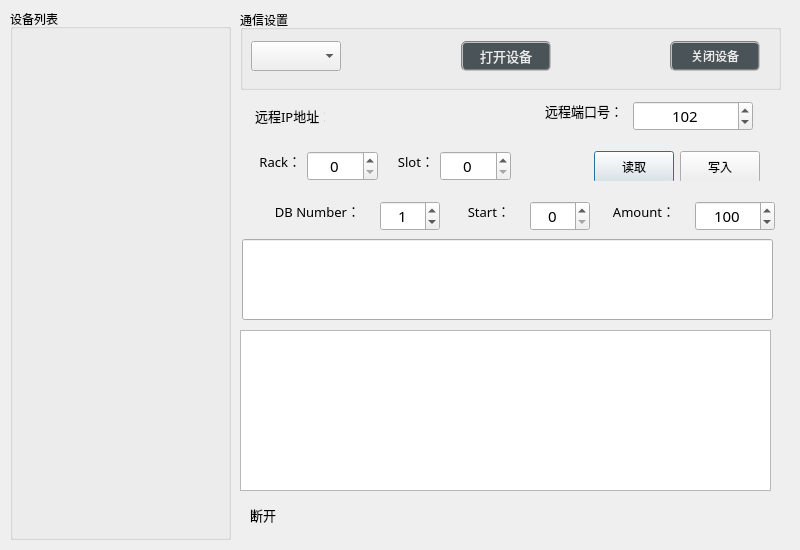
<?xml version="1.0" encoding="UTF-8"?>
<ui version="4.0">
 <class>FramCommunicateDeviceClass</class>
 <widget class="QDialog" name="FramCommunicateDeviceClass">
  <property name="geometry">
   <rect>
    <x>0</x>
    <y>0</y>
    <width>800</width>
    <height>550</height>
   </rect>
  </property>
  <property name="minimumSize">
   <size>
    <width>800</width>
    <height>550</height>
   </size>
  </property>
  <property name="maximumSize">
   <size>
    <width>800</width>
    <height>550</height>
   </size>
  </property>
  <property name="windowTitle">
   <string>FramCommunicateDevice</string>
  </property>
  <widget class="QStackedWidget" name="widgetChange">
   <property name="geometry">
    <rect>
     <x>240</x>
     <y>80</y>
     <width>561</width>
     <height>461</height>
    </rect>
   </property>
   <property name="currentIndex">
    <number>0</number>
   </property>
   <widget class="QWidget" name="page">
    <widget class="QLabel" name="lbl_state_2">
     <property name="geometry">
      <rect>
       <x>10</x>
       <y>420</y>
       <width>70</width>
       <height>30</height>
      </rect>
     </property>
     <property name="sizePolicy">
      <sizepolicy hsizetype="Fixed" vsizetype="Preferred">
       <horstretch>0</horstretch>
       <verstretch>0</verstretch>
      </sizepolicy>
     </property>
     <property name="minimumSize">
      <size>
       <width>70</width>
       <height>30</height>
      </size>
     </property>
     <property name="maximumSize">
      <size>
       <width>70</width>
       <height>30</height>
      </size>
     </property>
     <property name="font">
      <font>
       <family>微软雅黑</family>
       <pointsize>10</pointsize>
      </font>
     </property>
     <property name="styleSheet">
      <string notr="true">color: rgb(0, 0, 0);
background-color: rgba(0, 0, 0, 0);
border:none;</string>
     </property>
     <property name="text">
      <string>断开</string>
     </property>
    </widget>
    <widget class="QWidget" name="horizontalLayoutWidget_3">
     <property name="geometry">
      <rect>
       <x>0</x>
       <y>10</y>
       <width>531</width>
       <height>41</height>
      </rect>
     </property>
     <layout class="QHBoxLayout" name="horizontalLayout_3">
      <item>
       <widget class="QLabel" name="lbl_ip_3">
        <property name="sizePolicy">
         <sizepolicy hsizetype="Fixed" vsizetype="Preferred">
          <horstretch>0</horstretch>
          <verstretch>0</verstretch>
         </sizepolicy>
        </property>
        <property name="minimumSize">
         <size>
          <width>70</width>
          <height>30</height>
         </size>
        </property>
        <property name="maximumSize">
         <size>
          <width>70</width>
          <height>30</height>
         </size>
        </property>
        <property name="font">
         <font>
          <family>微软雅黑</family>
          <pointsize>10</pointsize>
         </font>
        </property>
        <property name="styleSheet">
         <string notr="true">color: rgb(0, 0, 0);
background-color: rgba(0, 0, 0, 0);
border:none;</string>
        </property>
        <property name="text">
         <string>远程IP地址：</string>
        </property>
       </widget>
      </item>
      <item>
       <widget class="IPAddress" name="S7ClientIPAddress" native="true">
        <property name="sizePolicy">
         <sizepolicy hsizetype="Fixed" vsizetype="Fixed">
          <horstretch>0</horstretch>
          <verstretch>0</verstretch>
         </sizepolicy>
        </property>
        <property name="minimumSize">
         <size>
          <width>200</width>
          <height>30</height>
         </size>
        </property>
        <property name="maximumSize">
         <size>
          <width>200</width>
          <height>30</height>
         </size>
        </property>
        <property name="font">
         <font>
          <family>微软雅黑</family>
          <pointsize>10</pointsize>
         </font>
        </property>
        <property name="styleSheet">
         <string notr="true">background-color: rgb(239, 239, 239);</string>
        </property>
       </widget>
      </item>
      <item>
       <widget class="QLabel" name="lbl_port_3">
        <property name="sizePolicy">
         <sizepolicy hsizetype="Fixed" vsizetype="Preferred">
          <horstretch>0</horstretch>
          <verstretch>0</verstretch>
         </sizepolicy>
        </property>
        <property name="minimumSize">
         <size>
          <width>70</width>
          <height>0</height>
         </size>
        </property>
        <property name="font">
         <font>
          <family>微软雅黑</family>
          <pointsize>10</pointsize>
         </font>
        </property>
        <property name="styleSheet">
         <string notr="true">background-color: rgba(0, 0, 0, 0);
color: rgb(0, 0, 0);
border:none;</string>
        </property>
        <property name="text">
         <string>远程端口号：</string>
        </property>
       </widget>
      </item>
      <item>
       <widget class="QSpinBox" name="spinS7ClientPort">
        <property name="minimumSize">
         <size>
          <width>120</width>
          <height>30</height>
         </size>
        </property>
        <property name="maximumSize">
         <size>
          <width>120</width>
          <height>30</height>
         </size>
        </property>
        <property name="font">
         <font>
          <family>微软雅黑</family>
          <pointsize>11</pointsize>
         </font>
        </property>
        <property name="styleSheet">
         <string notr="true"/>
        </property>
        <property name="alignment">
         <set>Qt::AlignCenter</set>
        </property>
        <property name="minimum">
         <number>0</number>
        </property>
        <property name="maximum">
         <number>65535</number>
        </property>
        <property name="value">
         <number>102</number>
        </property>
        <property name="displayIntegerBase">
         <number>10</number>
        </property>
       </widget>
      </item>
     </layout>
    </widget>
    <widget class="QListView" name="listViewClient">
     <property name="enabled">
      <bool>true</bool>
     </property>
     <property name="geometry">
      <rect>
       <x>0</x>
       <y>250</y>
       <width>531</width>
       <height>161</height>
      </rect>
     </property>
     <property name="sizePolicy">
      <sizepolicy hsizetype="Expanding" vsizetype="Expanding">
       <horstretch>0</horstretch>
       <verstretch>0</verstretch>
      </sizepolicy>
     </property>
     <property name="font">
      <font>
       <pointsize>9</pointsize>
      </font>
     </property>
     <property name="styleSheet">
      <string notr="true"/>
     </property>
     <property name="batchSize">
      <number>100</number>
     </property>
    </widget>
    <widget class="QWidget" name="horizontalLayoutWidget_4">
     <property name="geometry">
      <rect>
       <x>0</x>
       <y>60</y>
       <width>531</width>
       <height>41</height>
      </rect>
     </property>
     <layout class="QHBoxLayout" name="horizontalLayout_4">
      <item>
       <widget class="QLabel" name="labelRack">
        <property name="sizePolicy">
         <sizepolicy hsizetype="Fixed" vsizetype="Preferred">
          <horstretch>0</horstretch>
          <verstretch>0</verstretch>
         </sizepolicy>
        </property>
        <property name="minimumSize">
         <size>
          <width>50</width>
          <height>0</height>
         </size>
        </property>
        <property name="maximumSize">
         <size>
          <width>50</width>
          <height>16777215</height>
         </size>
        </property>
        <property name="font">
         <font>
          <family>微软雅黑</family>
          <pointsize>10</pointsize>
         </font>
        </property>
        <property name="styleSheet">
         <string notr="true">background-color: rgba(0, 0, 0, 0);
color: rgb(0, 0, 0);
border:none;</string>
        </property>
        <property name="text">
         <string>Rack：</string>
        </property>
        <property name="alignment">
         <set>Qt::AlignRight|Qt::AlignTrailing|Qt::AlignVCenter</set>
        </property>
       </widget>
      </item>
      <item>
       <widget class="QSpinBox" name="spinS7Rack">
        <property name="minimumSize">
         <size>
          <width>60</width>
          <height>30</height>
         </size>
        </property>
        <property name="maximumSize">
         <size>
          <width>100</width>
          <height>30</height>
         </size>
        </property>
        <property name="font">
         <font>
          <family>微软雅黑</family>
          <pointsize>11</pointsize>
         </font>
        </property>
        <property name="styleSheet">
         <string notr="true"/>
        </property>
        <property name="alignment">
         <set>Qt::AlignCenter</set>
        </property>
        <property name="minimum">
         <number>0</number>
        </property>
        <property name="maximum">
         <number>65535</number>
        </property>
        <property name="value">
         <number>0</number>
        </property>
        <property name="displayIntegerBase">
         <number>10</number>
        </property>
       </widget>
      </item>
      <item>
       <widget class="QLabel" name="labelSlot">
        <property name="sizePolicy">
         <sizepolicy hsizetype="Fixed" vsizetype="Preferred">
          <horstretch>0</horstretch>
          <verstretch>0</verstretch>
         </sizepolicy>
        </property>
        <property name="minimumSize">
         <size>
          <width>50</width>
          <height>0</height>
         </size>
        </property>
        <property name="maximumSize">
         <size>
          <width>50</width>
          <height>16777215</height>
         </size>
        </property>
        <property name="font">
         <font>
          <family>微软雅黑</family>
          <pointsize>10</pointsize>
         </font>
        </property>
        <property name="styleSheet">
         <string notr="true">background-color: rgba(0, 0, 0, 0);
color: rgb(0, 0, 0);
border:none;</string>
        </property>
        <property name="text">
         <string>Slot：</string>
        </property>
        <property name="alignment">
         <set>Qt::AlignRight|Qt::AlignTrailing|Qt::AlignVCenter</set>
        </property>
       </widget>
      </item>
      <item>
       <widget class="QSpinBox" name="spinS7Slot">
        <property name="minimumSize">
         <size>
          <width>60</width>
          <height>30</height>
         </size>
        </property>
        <property name="maximumSize">
         <size>
          <width>100</width>
          <height>30</height>
         </size>
        </property>
        <property name="font">
         <font>
          <family>微软雅黑</family>
          <pointsize>11</pointsize>
         </font>
        </property>
        <property name="styleSheet">
         <string notr="true"/>
        </property>
        <property name="alignment">
         <set>Qt::AlignCenter</set>
        </property>
        <property name="minimum">
         <number>0</number>
        </property>
        <property name="maximum">
         <number>65535</number>
        </property>
        <property name="value">
         <number>0</number>
        </property>
        <property name="displayIntegerBase">
         <number>10</number>
        </property>
       </widget>
      </item>
      <item>
       <spacer name="horizontalSpacer_4">
        <property name="orientation">
         <enum>Qt::Horizontal</enum>
        </property>
        <property name="sizeHint" stdset="0">
         <size>
          <width>40</width>
          <height>20</height>
         </size>
        </property>
       </spacer>
      </item>
      <item>
       <widget class="QPushButton" name="pushButtonClientRead">
        <property name="minimumSize">
         <size>
          <width>0</width>
          <height>32</height>
         </size>
        </property>
        <property name="text">
         <string>读取</string>
        </property>
       </widget>
      </item>
      <item>
       <widget class="QPushButton" name="pushButtonClientWrite">
        <property name="minimumSize">
         <size>
          <width>0</width>
          <height>32</height>
         </size>
        </property>
        <property name="text">
         <string>写入</string>
        </property>
       </widget>
      </item>
     </layout>
    </widget>
    <widget class="QWidget" name="horizontalLayoutWidget_5">
     <property name="geometry">
      <rect>
       <x>0</x>
       <y>110</y>
       <width>564</width>
       <height>42</height>
      </rect>
     </property>
     <layout class="QHBoxLayout" name="horizontalLayout_5">
      <item>
       <widget class="QLabel" name="labelDBNumber">
        <property name="sizePolicy">
         <sizepolicy hsizetype="Fixed" vsizetype="Preferred">
          <horstretch>0</horstretch>
          <verstretch>0</verstretch>
         </sizepolicy>
        </property>
        <property name="minimumSize">
         <size>
          <width>95</width>
          <height>0</height>
         </size>
        </property>
        <property name="maximumSize">
         <size>
          <width>50</width>
          <height>16777215</height>
         </size>
        </property>
        <property name="font">
         <font>
          <family>微软雅黑</family>
          <pointsize>10</pointsize>
         </font>
        </property>
        <property name="styleSheet">
         <string notr="true">background-color: rgba(0, 0, 0, 0);
color: rgb(0, 0, 0);
border:none;</string>
        </property>
        <property name="frameShape">
         <enum>QFrame::NoFrame</enum>
        </property>
        <property name="text">
         <string>DB Number：</string>
        </property>
        <property name="alignment">
         <set>Qt::AlignRight|Qt::AlignTrailing|Qt::AlignVCenter</set>
        </property>
       </widget>
      </item>
      <item>
       <widget class="QSpinBox" name="spinS7DBNumber">
        <property name="minimumSize">
         <size>
          <width>40</width>
          <height>30</height>
         </size>
        </property>
        <property name="maximumSize">
         <size>
          <width>60</width>
          <height>30</height>
         </size>
        </property>
        <property name="font">
         <font>
          <family>微软雅黑</family>
          <pointsize>11</pointsize>
         </font>
        </property>
        <property name="styleSheet">
         <string notr="true"/>
        </property>
        <property name="alignment">
         <set>Qt::AlignCenter</set>
        </property>
        <property name="minimum">
         <number>0</number>
        </property>
        <property name="maximum">
         <number>65535</number>
        </property>
        <property name="value">
         <number>1</number>
        </property>
        <property name="displayIntegerBase">
         <number>10</number>
        </property>
       </widget>
      </item>
      <item>
       <widget class="QLabel" name="labelRack_3">
        <property name="sizePolicy">
         <sizepolicy hsizetype="Fixed" vsizetype="Preferred">
          <horstretch>0</horstretch>
          <verstretch>0</verstretch>
         </sizepolicy>
        </property>
        <property name="minimumSize">
         <size>
          <width>50</width>
          <height>0</height>
         </size>
        </property>
        <property name="maximumSize">
         <size>
          <width>50</width>
          <height>16777215</height>
         </size>
        </property>
        <property name="font">
         <font>
          <family>微软雅黑</family>
          <pointsize>10</pointsize>
         </font>
        </property>
        <property name="styleSheet">
         <string notr="true">background-color: rgba(0, 0, 0, 0);
color: rgb(0, 0, 0);
border:none;</string>
        </property>
        <property name="text">
         <string>Start：</string>
        </property>
        <property name="alignment">
         <set>Qt::AlignRight|Qt::AlignTrailing|Qt::AlignVCenter</set>
        </property>
       </widget>
      </item>
      <item>
       <widget class="QSpinBox" name="spinS7Start">
        <property name="minimumSize">
         <size>
          <width>60</width>
          <height>30</height>
         </size>
        </property>
        <property name="maximumSize">
         <size>
          <width>60</width>
          <height>30</height>
         </size>
        </property>
        <property name="font">
         <font>
          <family>微软雅黑</family>
          <pointsize>11</pointsize>
         </font>
        </property>
        <property name="styleSheet">
         <string notr="true"/>
        </property>
        <property name="alignment">
         <set>Qt::AlignCenter</set>
        </property>
        <property name="minimum">
         <number>0</number>
        </property>
        <property name="maximum">
         <number>65535</number>
        </property>
        <property name="value">
         <number>0</number>
        </property>
        <property name="displayIntegerBase">
         <number>10</number>
        </property>
       </widget>
      </item>
      <item>
       <widget class="QLabel" name="labelRack_4">
        <property name="sizePolicy">
         <sizepolicy hsizetype="Fixed" vsizetype="Preferred">
          <horstretch>0</horstretch>
          <verstretch>0</verstretch>
         </sizepolicy>
        </property>
        <property name="minimumSize">
         <size>
          <width>65</width>
          <height>0</height>
         </size>
        </property>
        <property name="maximumSize">
         <size>
          <width>50</width>
          <height>16777215</height>
         </size>
        </property>
        <property name="font">
         <font>
          <family>微软雅黑</family>
          <pointsize>10</pointsize>
         </font>
        </property>
        <property name="styleSheet">
         <string notr="true">background-color: rgba(0, 0, 0, 0);
color: rgb(0, 0, 0);
border:none;</string>
        </property>
        <property name="text">
         <string>Amount：</string>
        </property>
        <property name="alignment">
         <set>Qt::AlignRight|Qt::AlignTrailing|Qt::AlignVCenter</set>
        </property>
       </widget>
      </item>
      <item>
       <widget class="QSpinBox" name="spinS7Size">
        <property name="minimumSize">
         <size>
          <width>60</width>
          <height>30</height>
         </size>
        </property>
        <property name="maximumSize">
         <size>
          <width>80</width>
          <height>30</height>
         </size>
        </property>
        <property name="font">
         <font>
          <family>微软雅黑</family>
          <pointsize>11</pointsize>
         </font>
        </property>
        <property name="styleSheet">
         <string notr="true"/>
        </property>
        <property name="alignment">
         <set>Qt::AlignCenter</set>
        </property>
        <property name="minimum">
         <number>0</number>
        </property>
        <property name="maximum">
         <number>65535</number>
        </property>
        <property name="value">
         <number>100</number>
        </property>
        <property name="displayIntegerBase">
         <number>10</number>
        </property>
       </widget>
      </item>
     </layout>
    </widget>
    <widget class="QLineEdit" name="lineEditS7WriteData">
     <property name="geometry">
      <rect>
       <x>2</x>
       <y>159</y>
       <width>531</width>
       <height>81</height>
      </rect>
     </property>
    </widget>
   </widget>
   <widget class="QWidget" name="widgetS7">
    <widget class="QListView" name="listView">
     <property name="enabled">
      <bool>true</bool>
     </property>
     <property name="geometry">
      <rect>
       <x>0</x>
       <y>60</y>
       <width>531</width>
       <height>351</height>
      </rect>
     </property>
     <property name="sizePolicy">
      <sizepolicy hsizetype="Expanding" vsizetype="Expanding">
       <horstretch>0</horstretch>
       <verstretch>0</verstretch>
      </sizepolicy>
     </property>
     <property name="font">
      <font>
       <pointsize>9</pointsize>
      </font>
     </property>
     <property name="styleSheet">
      <string notr="true"/>
     </property>
     <property name="batchSize">
      <number>100</number>
     </property>
    </widget>
    <widget class="QLabel" name="lbl_state">
     <property name="geometry">
      <rect>
       <x>10</x>
       <y>420</y>
       <width>70</width>
       <height>30</height>
      </rect>
     </property>
     <property name="sizePolicy">
      <sizepolicy hsizetype="Fixed" vsizetype="Preferred">
       <horstretch>0</horstretch>
       <verstretch>0</verstretch>
      </sizepolicy>
     </property>
     <property name="minimumSize">
      <size>
       <width>70</width>
       <height>30</height>
      </size>
     </property>
     <property name="maximumSize">
      <size>
       <width>70</width>
       <height>30</height>
      </size>
     </property>
     <property name="font">
      <font>
       <family>微软雅黑</family>
       <pointsize>10</pointsize>
      </font>
     </property>
     <property name="styleSheet">
      <string notr="true">color: rgb(0, 0, 0);
background-color: rgba(0, 0, 0, 0);
border:none;</string>
     </property>
     <property name="text">
      <string>断开</string>
     </property>
    </widget>
    <widget class="QLabel" name="labelClientCountValue">
     <property name="geometry">
      <rect>
       <x>100</x>
       <y>420</y>
       <width>70</width>
       <height>30</height>
      </rect>
     </property>
     <property name="sizePolicy">
      <sizepolicy hsizetype="Fixed" vsizetype="Preferred">
       <horstretch>0</horstretch>
       <verstretch>0</verstretch>
      </sizepolicy>
     </property>
     <property name="minimumSize">
      <size>
       <width>70</width>
       <height>30</height>
      </size>
     </property>
     <property name="maximumSize">
      <size>
       <width>70</width>
       <height>30</height>
      </size>
     </property>
     <property name="font">
      <font>
       <family>微软雅黑</family>
       <pointsize>10</pointsize>
      </font>
     </property>
     <property name="styleSheet">
      <string notr="true">color: rgb(0, 0, 0);
background-color: rgba(0, 0, 0, 0);
border:none;</string>
     </property>
     <property name="text">
      <string>客户端：0</string>
     </property>
    </widget>
    <widget class="QPushButton" name="pushButtonUpdateDB1">
     <property name="geometry">
      <rect>
       <x>320</x>
       <y>420</y>
       <width>75</width>
       <height>31</height>
      </rect>
     </property>
     <property name="text">
      <string>更新DB1</string>
     </property>
    </widget>
    <widget class="QWidget" name="horizontalLayoutWidget_2">
     <property name="geometry">
      <rect>
       <x>0</x>
       <y>10</y>
       <width>531</width>
       <height>41</height>
      </rect>
     </property>
     <layout class="QHBoxLayout" name="horizontalLayout_2">
      <item>
       <widget class="QLabel" name="lbl_ip_2">
        <property name="sizePolicy">
         <sizepolicy hsizetype="Fixed" vsizetype="Preferred">
          <horstretch>0</horstretch>
          <verstretch>0</verstretch>
         </sizepolicy>
        </property>
        <property name="minimumSize">
         <size>
          <width>70</width>
          <height>30</height>
         </size>
        </property>
        <property name="maximumSize">
         <size>
          <width>70</width>
          <height>30</height>
         </size>
        </property>
        <property name="font">
         <font>
          <family>微软雅黑</family>
          <pointsize>10</pointsize>
         </font>
        </property>
        <property name="styleSheet">
         <string notr="true">color: rgb(0, 0, 0);
background-color: rgba(0, 0, 0, 0);
border:none;</string>
        </property>
        <property name="text">
         <string>本地IP地址：</string>
        </property>
       </widget>
      </item>
      <item>
       <widget class="IPAddress" name="S7IPAddress" native="true">
        <property name="sizePolicy">
         <sizepolicy hsizetype="Fixed" vsizetype="Fixed">
          <horstretch>0</horstretch>
          <verstretch>0</verstretch>
         </sizepolicy>
        </property>
        <property name="minimumSize">
         <size>
          <width>200</width>
          <height>30</height>
         </size>
        </property>
        <property name="maximumSize">
         <size>
          <width>200</width>
          <height>30</height>
         </size>
        </property>
        <property name="font">
         <font>
          <family>微软雅黑</family>
          <pointsize>10</pointsize>
         </font>
        </property>
        <property name="styleSheet">
         <string notr="true">background-color: rgb(239, 239, 239);</string>
        </property>
       </widget>
      </item>
      <item>
       <widget class="QLabel" name="lbl_port_2">
        <property name="sizePolicy">
         <sizepolicy hsizetype="Fixed" vsizetype="Preferred">
          <horstretch>0</horstretch>
          <verstretch>0</verstretch>
         </sizepolicy>
        </property>
        <property name="minimumSize">
         <size>
          <width>70</width>
          <height>0</height>
         </size>
        </property>
        <property name="font">
         <font>
          <family>微软雅黑</family>
          <pointsize>10</pointsize>
         </font>
        </property>
        <property name="styleSheet">
         <string notr="true">background-color: rgba(0, 0, 0, 0);
color: rgb(0, 0, 0);
border:none;</string>
        </property>
        <property name="text">
         <string>本地端口号：</string>
        </property>
       </widget>
      </item>
      <item>
       <widget class="QSpinBox" name="spinS7Port">
        <property name="minimumSize">
         <size>
          <width>120</width>
          <height>30</height>
         </size>
        </property>
        <property name="maximumSize">
         <size>
          <width>120</width>
          <height>30</height>
         </size>
        </property>
        <property name="font">
         <font>
          <family>微软雅黑</family>
          <pointsize>11</pointsize>
         </font>
        </property>
        <property name="styleSheet">
         <string notr="true"/>
        </property>
        <property name="alignment">
         <set>Qt::AlignCenter</set>
        </property>
        <property name="minimum">
         <number>0</number>
        </property>
        <property name="maximum">
         <number>65535</number>
        </property>
        <property name="value">
         <number>102</number>
        </property>
        <property name="displayIntegerBase">
         <number>10</number>
        </property>
       </widget>
      </item>
     </layout>
    </widget>
   </widget>
   <widget class="QWidget" name="widgetTCP">
    <widget class="QTableWidget" name="tableWidgetCommunicateSignal">
     <property name="geometry">
      <rect>
       <x>0</x>
       <y>109</y>
       <width>531</width>
       <height>341</height>
      </rect>
     </property>
     <property name="minimumSize">
      <size>
       <width>200</width>
       <height>300</height>
      </size>
     </property>
     <property name="maximumSize">
      <size>
       <width>1000</width>
       <height>16777215</height>
      </size>
     </property>
     <property name="styleSheet">
      <string notr="true"> QTableWidget {
    border: none;
}

QTableWidget::horizontalHeader {
border-bottom:none;
border: none;
}

QTableWidget::verticalHeader {
border-bottom:none;
border: none;
}</string>
     </property>
     <column>
      <property name="text">
       <string>信号</string>
      </property>
     </column>
     <column>
      <property name="text">
       <string>信号类型</string>
      </property>
     </column>
    </widget>
    <widget class="QWidget" name="widget" native="true">
     <property name="geometry">
      <rect>
       <x>0</x>
       <y>0</y>
       <width>531</width>
       <height>101</height>
      </rect>
     </property>
     <widget class="QLabel" name="lbl_port">
      <property name="geometry">
       <rect>
        <x>10</x>
        <y>60</y>
        <width>78</width>
        <height>30</height>
       </rect>
      </property>
      <property name="sizePolicy">
       <sizepolicy hsizetype="Fixed" vsizetype="Preferred">
        <horstretch>0</horstretch>
        <verstretch>0</verstretch>
       </sizepolicy>
      </property>
      <property name="minimumSize">
       <size>
        <width>70</width>
        <height>0</height>
       </size>
      </property>
      <property name="font">
       <font>
        <family>微软雅黑</family>
        <pointsize>10</pointsize>
       </font>
      </property>
      <property name="styleSheet">
       <string notr="true">background-color: rgba(0, 0, 0, 0);
color: rgb(0, 0, 0);
border:none;</string>
      </property>
      <property name="text">
       <string>本地端口号：</string>
      </property>
     </widget>
     <widget class="QSpinBox" name="spinSocketPort">
      <property name="geometry">
       <rect>
        <x>100</x>
        <y>60</y>
        <width>120</width>
        <height>30</height>
       </rect>
      </property>
      <property name="minimumSize">
       <size>
        <width>120</width>
        <height>30</height>
       </size>
      </property>
      <property name="maximumSize">
       <size>
        <width>120</width>
        <height>30</height>
       </size>
      </property>
      <property name="font">
       <font>
        <family>微软雅黑</family>
        <pointsize>11</pointsize>
       </font>
      </property>
      <property name="styleSheet">
       <string notr="true"/>
      </property>
      <property name="alignment">
       <set>Qt::AlignCenter</set>
      </property>
      <property name="minimum">
       <number>0</number>
      </property>
      <property name="maximum">
       <number>65535</number>
      </property>
      <property name="value">
       <number>1024</number>
      </property>
      <property name="displayIntegerBase">
       <number>10</number>
      </property>
     </widget>
     <widget class="QLabel" name="lbl_ip">
      <property name="geometry">
       <rect>
        <x>10</x>
        <y>20</y>
        <width>70</width>
        <height>30</height>
       </rect>
      </property>
      <property name="sizePolicy">
       <sizepolicy hsizetype="Fixed" vsizetype="Preferred">
        <horstretch>0</horstretch>
        <verstretch>0</verstretch>
       </sizepolicy>
      </property>
      <property name="minimumSize">
       <size>
        <width>70</width>
        <height>30</height>
       </size>
      </property>
      <property name="maximumSize">
       <size>
        <width>70</width>
        <height>30</height>
       </size>
      </property>
      <property name="font">
       <font>
        <family>微软雅黑</family>
        <pointsize>10</pointsize>
       </font>
      </property>
      <property name="styleSheet">
       <string notr="true">color: rgb(0, 0, 0);
background-color: rgba(0, 0, 0, 0);
border:none;</string>
      </property>
      <property name="text">
       <string>本地IP地址：</string>
      </property>
     </widget>
     <widget class="IPAddress" name="widgetSocketIP" native="true">
      <property name="geometry">
       <rect>
        <x>90</x>
        <y>20</y>
        <width>200</width>
        <height>30</height>
       </rect>
      </property>
      <property name="sizePolicy">
       <sizepolicy hsizetype="Fixed" vsizetype="Fixed">
        <horstretch>0</horstretch>
        <verstretch>0</verstretch>
       </sizepolicy>
      </property>
      <property name="minimumSize">
       <size>
        <width>200</width>
        <height>30</height>
       </size>
      </property>
      <property name="maximumSize">
       <size>
        <width>200</width>
        <height>30</height>
       </size>
      </property>
      <property name="font">
       <font>
        <family>微软雅黑</family>
        <pointsize>10</pointsize>
       </font>
      </property>
      <property name="styleSheet">
       <string notr="true">background-color: rgb(239, 239, 239);</string>
      </property>
     </widget>
    </widget>
   </widget>
  </widget>
  <widget class="QGroupBox" name="groupBox">
   <property name="geometry">
    <rect>
     <x>10</x>
     <y>9</y>
     <width>221</width>
     <height>531</height>
    </rect>
   </property>
   <property name="title">
    <string>设备列表</string>
   </property>
   <widget class="QWidget" name="verticalLayoutWidget">
    <property name="geometry">
     <rect>
      <x>10</x>
      <y>20</y>
      <width>201</width>
      <height>501</height>
     </rect>
    </property>
    <layout class="QVBoxLayout" name="verticalLayout">
     <item>
      <widget class="QWidget" name="widget_2" native="true"/>
     </item>
    </layout>
   </widget>
  </widget>
  <widget class="QGroupBox" name="groupBox_2">
   <property name="geometry">
    <rect>
     <x>240</x>
     <y>10</y>
     <width>541</width>
     <height>80</height>
    </rect>
   </property>
   <property name="title">
    <string>通信设置</string>
   </property>
   <widget class="QWidget" name="horizontalLayoutWidget">
    <property name="geometry">
     <rect>
      <x>0</x>
      <y>20</y>
      <width>531</width>
      <height>51</height>
     </rect>
    </property>
    <layout class="QHBoxLayout" name="horizontalLayout">
     <item>
      <widget class="QComboBox" name="comboBoxCommunication">
       <property name="minimumSize">
        <size>
         <width>90</width>
         <height>30</height>
        </size>
       </property>
       <property name="maximumSize">
        <size>
         <width>90</width>
         <height>30</height>
        </size>
       </property>
       <property name="currentText">
        <string/>
       </property>
      </widget>
     </item>
     <item>
      <spacer name="horizontalSpacer">
       <property name="orientation">
        <enum>Qt::Horizontal</enum>
       </property>
       <property name="sizeHint" stdset="0">
        <size>
         <width>20</width>
         <height>20</height>
        </size>
       </property>
      </spacer>
     </item>
     <item>
      <widget class="QPushButton" name="pushButtonOpen">
       <property name="minimumSize">
        <size>
         <width>90</width>
         <height>30</height>
        </size>
       </property>
       <property name="maximumSize">
        <size>
         <width>90</width>
         <height>30</height>
        </size>
       </property>
       <property name="font">
        <font>
         <family>微软雅黑</family>
         <pointsize>10</pointsize>
        </font>
       </property>
       <property name="styleSheet">
        <string notr="true">QWidget{ background-color: rgba(29, 42, 47, 200);}
QWidget{ color: rgb(235, 235, 235);}
QWidget{ border: 2px groove gray;border-radius: 5px;padding: 2px 4px;}
QPushButton:hover{ background-color: rgb(29, 62, 52);}
QPushButton:pressed{background-color: rgb(29, 82, 72);}</string>
       </property>
       <property name="text">
        <string>打开设备</string>
       </property>
      </widget>
     </item>
     <item>
      <spacer name="horizontalSpacer_2">
       <property name="orientation">
        <enum>Qt::Horizontal</enum>
       </property>
       <property name="sizeHint" stdset="0">
        <size>
         <width>40</width>
         <height>20</height>
        </size>
       </property>
      </spacer>
     </item>
     <item>
      <widget class="QPushButton" name="pushButtonClose">
       <property name="minimumSize">
        <size>
         <width>90</width>
         <height>30</height>
        </size>
       </property>
       <property name="maximumSize">
        <size>
         <width>90</width>
         <height>30</height>
        </size>
       </property>
       <property name="styleSheet">
        <string notr="true">QWidget{ background-color: rgba(29, 42, 47, 200);}
QWidget{ color: rgb(235, 235, 235);}
QWidget{ border: 2px groove gray;border-radius: 5px;padding: 2px 4px;}
QPushButton:hover{ background-color: rgb(29, 62, 52);}
QPushButton:pressed{background-color: rgb(29, 82, 72);}</string>
       </property>
       <property name="text">
        <string>关闭设备</string>
       </property>
      </widget>
     </item>
    </layout>
   </widget>
  </widget>
 </widget>
 <layoutdefault spacing="6" margin="11"/>
 <customwidgets>
  <customwidget>
   <class>IPAddress</class>
   <extends>QWidget</extends>
   <header>ipaddress.h</header>
   <container>1</container>
  </customwidget>
 </customwidgets>
 <resources/>
 <connections/>
</ui>
